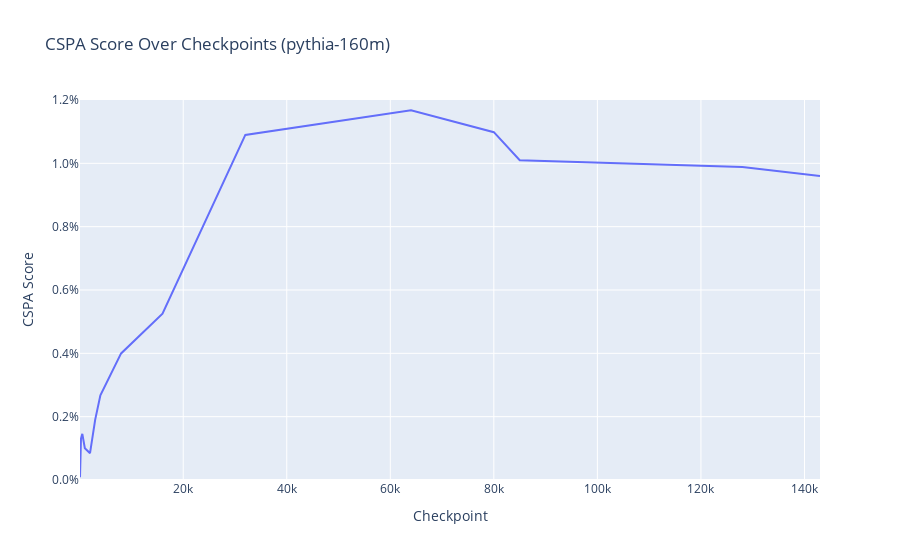
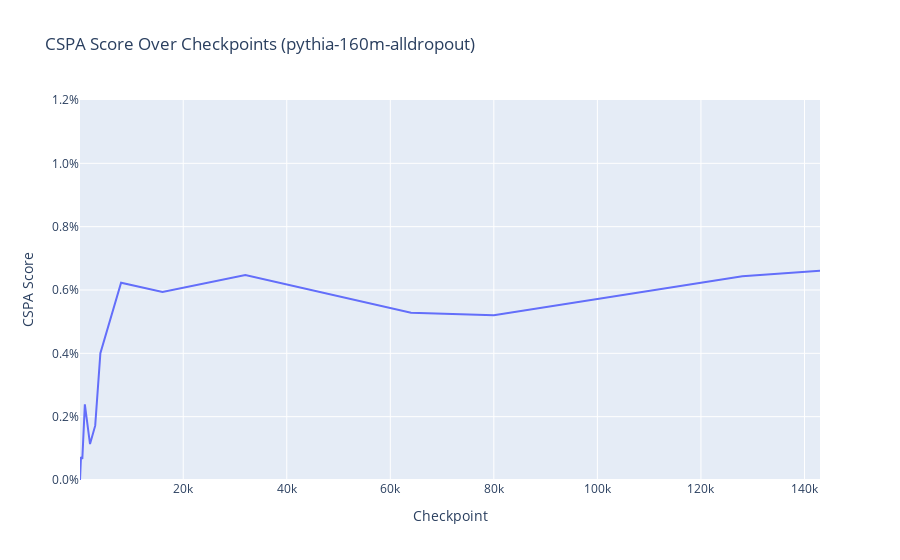
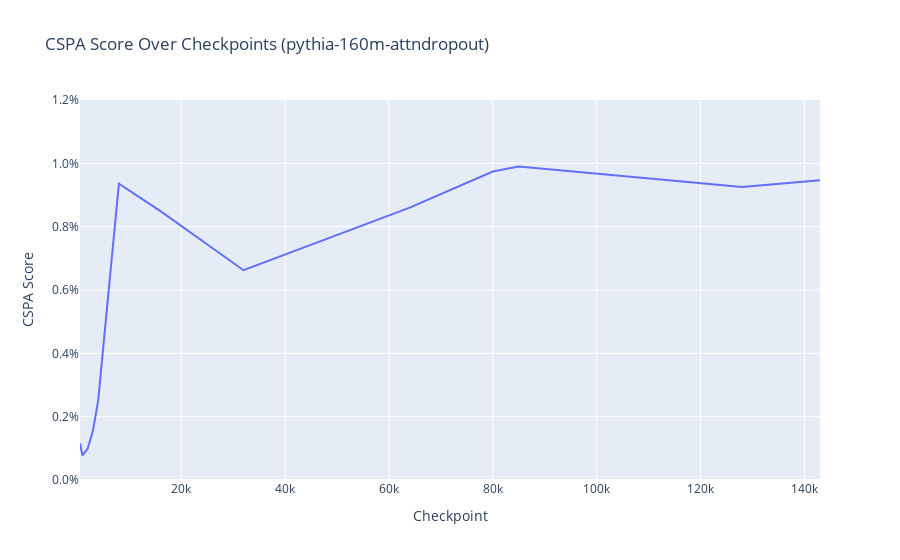
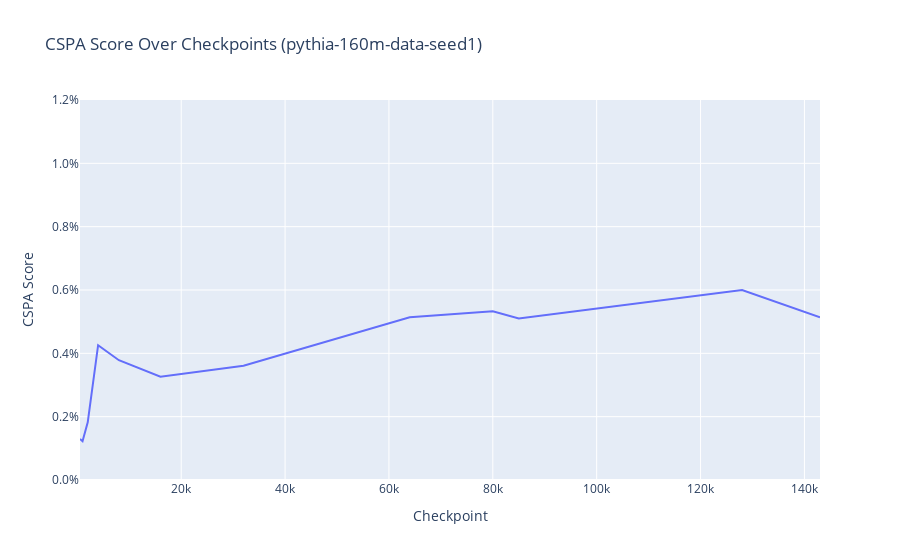

The notebook cell saved with these charts, in order:
### Code cell
for model_shortname, checkpoints in loaded_checkpoints:
    print(f"Subfolder: {model_shortname}")

    cspa_sums = dict()
    checkpoint_keys = list(checkpoints.keys())
    checkpoint_keys.sort()

    for ckpt_key in checkpoint_keys:
        cspa_sums[ckpt_key] = checkpoints[ckpt_key].sum() / 144

    # Convert cspa_sums to DataFrame
    df = pd.DataFrame(list(cspa_sums.items()), columns=['Checkpoint', 'CSPA Score'])

    # Plot using DataFrame
    fig = px.line(df, x='Checkpoint', y='CSPA Score', title=f'CSPA Score Over Checkpoints ({model_shortname})')

    # Set y-axis range and format as percentage
    fig.update_layout(
        yaxis=dict(range=[0, 0.012], tickformat=".1%"),
        title=f'CSPA Score Over Checkpoints ({model_shortname})'
    )

    fig.show()

### Figure 1 — Plotly figure (JSON) as saved in the notebook; plotly's stock layout.template omitted (floating-point values rounded to 4 significant figures)
{"data": [{"hovertemplate": "Checkpoint=%{x}<br>CSPA Score=%{y}<extra></extra>", "legendgroup": "", "line": {"color": "#636efa", "dash": "solid"}, "marker": {"symbol": "circle"}, "mode": "lines", "name": "", "orientation": "h", "showlegend": false, "type": "scatter", "x": [64, 128, 256, 512, 1000, 2000, 3000, 4000, 8000, 16000, 32000, 64000, 80000, 85000, 128000, 143000], "xaxis": "x", "y": [8.962e-05, 0.000527, 0.001308, 0.001458, 0.001006, 0.0008461, 0.001906, 0.002677, 0.003997, 0.005249, 0.0109, 0.01168, 0.01098, 0.0101, 0.009882, 0.009603], "yaxis": "y"}], "layout": {"legend": {"tracegroupgap": 0}, "title": {"text": "CSPA Score Over Checkpoints (pythia-160m)"}, "xaxis": {"anchor": "y", "domain": [0, 1], "title": {"text": "Checkpoint"}}, "yaxis": {"anchor": "x", "domain": [0, 1], "range": [0, 0.012], "tickformat": ".1%", "title": {"text": "CSPA Score"}}}}

### Figure 2 — Plotly figure (JSON) as saved in the notebook; plotly's stock layout.template omitted (floating-point values rounded to 4 significant figures)
{"data": [{"hovertemplate": "Checkpoint=%{x}<br>CSPA Score=%{y}<extra></extra>", "legendgroup": "", "line": {"color": "#636efa", "dash": "solid"}, "marker": {"symbol": "circle"}, "mode": "lines", "name": "", "orientation": "h", "showlegend": false, "type": "scatter", "x": [64, 128, 256, 512, 1000, 2000, 3000, 4000, 8000, 16000, 32000, 64000, 80000, 128000, 143000], "xaxis": "x", "y": [-7.039e-06, 0.0003524, 0.0007289, 0.0006643, 0.00239, 0.001134, 0.001716, 0.004005, 0.006227, 0.005939, 0.006471, 0.00528, 0.005206, 0.006437, 0.006607], "yaxis": "y"}], "layout": {"legend": {"tracegroupgap": 0}, "title": {"text": "CSPA Score Over Checkpoints (pythia-160m-alldropout)"}, "xaxis": {"anchor": "y", "domain": [0, 1], "title": {"text": "Checkpoint"}}, "yaxis": {"anchor": "x", "domain": [0, 1], "range": [0, 0.012], "tickformat": ".1%", "title": {"text": "CSPA Score"}}}}

### Figure 3 — Plotly figure (JSON) as saved in the notebook; plotly's stock layout.template omitted (floating-point values rounded to 4 significant figures)
{"data": [{"hovertemplate": "Checkpoint=%{x}<br>CSPA Score=%{y}<extra></extra>", "legendgroup": "", "line": {"color": "#636efa", "dash": "solid"}, "marker": {"symbol": "circle"}, "mode": "lines", "name": "", "orientation": "h", "showlegend": false, "type": "scatter", "x": [512, 1000, 2000, 3000, 4000, 8000, 16000, 32000, 64000, 80000, 85000, 128000, 143000], "xaxis": "x", "y": [0.001152, 0.000775, 0.0009925, 0.001554, 0.002492, 0.009357, 0.008492, 0.006624, 0.008602, 0.009743, 0.0099, 0.009257, 0.009465], "yaxis": "y"}], "layout": {"legend": {"tracegroupgap": 0}, "title": {"text": "CSPA Score Over Checkpoints (pythia-160m-attndropout)"}, "xaxis": {"anchor": "y", "domain": [0, 1], "title": {"text": "Checkpoint"}}, "yaxis": {"anchor": "x", "domain": [0, 1], "range": [0, 0.012], "tickformat": ".1%", "title": {"text": "CSPA Score"}}}}

### Figure 4 — Plotly figure (JSON) as saved in the notebook; plotly's stock layout.template omitted (floating-point values rounded to 4 significant figures)
{"data": [{"hovertemplate": "Checkpoint=%{x}<br>CSPA Score=%{y}<extra></extra>", "legendgroup": "", "line": {"color": "#636efa", "dash": "solid"}, "marker": {"symbol": "circle"}, "mode": "lines", "name": "", "orientation": "h", "showlegend": false, "type": "scatter", "x": [512, 1000, 2000, 3000, 4000, 8000, 16000, 32000, 64000, 80000, 85000, 128000, 143000], "xaxis": "x", "y": [0.001294, 0.001225, 0.001822, 0.003022, 0.004256, 0.003783, 0.003261, 0.003608, 0.00514, 0.005328, 0.005102, 0.006002, 0.005137], "yaxis": "y"}], "layout": {"legend": {"tracegroupgap": 0}, "title": {"text": "CSPA Score Over Checkpoints (pythia-160m-data-seed1)"}, "xaxis": {"anchor": "y", "domain": [0, 1], "title": {"text": "Checkpoint"}}, "yaxis": {"anchor": "x", "domain": [0, 1], "range": [0, 0.012], "tickformat": ".1%", "title": {"text": "CSPA Score"}}}}
